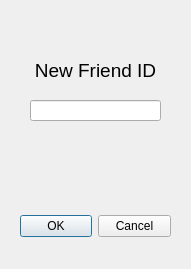
<?xml version="1.0" encoding="UTF-8"?>
<ui version="4.0">
 <class>AddFriendDialog</class>
 <widget class="QDialog" name="AddFriendDialog">
  <property name="geometry">
   <rect>
    <x>0</x>
    <y>0</y>
    <width>191</width>
    <height>269</height>
   </rect>
  </property>
  <property name="windowTitle">
   <string>Dialog</string>
  </property>
  <widget class="QDialogButtonBox" name="buttonBox">
   <property name="geometry">
    <rect>
     <x>20</x>
     <y>210</y>
     <width>151</width>
     <height>32</height>
    </rect>
   </property>
   <property name="orientation">
    <enum>Qt::Orientation::Horizontal</enum>
   </property>
   <property name="standardButtons">
    <set>QDialogButtonBox::StandardButton::Cancel|QDialogButtonBox::StandardButton::Ok</set>
   </property>
  </widget>
  <widget class="QLabel" name="label">
   <property name="geometry">
    <rect>
     <x>30</x>
     <y>50</y>
     <width>131</width>
     <height>41</height>
    </rect>
   </property>
   <property name="text">
    <string>&lt;html&gt;&lt;head/&gt;&lt;body&gt;&lt;p align=&quot;center&quot;&gt;&lt;span style=&quot; font-size:14pt;&quot;&gt;New Friend ID&lt;/span&gt;&lt;/p&gt;&lt;/body&gt;&lt;/html&gt;</string>
   </property>
  </widget>
  <widget class="QLineEdit" name="friendIdLineEdit">
   <property name="geometry">
    <rect>
     <x>30</x>
     <y>100</y>
     <width>131</width>
     <height>21</height>
    </rect>
   </property>
  </widget>
 </widget>
 <resources/>
 <connections>
  <connection>
   <sender>buttonBox</sender>
   <signal>rejected()</signal>
   <receiver>AddFriendDialog</receiver>
   <slot>reject()</slot>
   <hints>
    <hint type="sourcelabel">
     <x>116</x>
     <y>228</y>
    </hint>
    <hint type="destinationlabel">
     <x>155</x>
     <y>157</y>
    </hint>
   </hints>
  </connection>
 </connections>
</ui>
